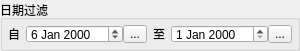
<?xml version="1.0" encoding="UTF-8"?>
<ui version="4.0">
 <author>Tim Kuo</author>
 <class>DateBoxClass</class>
 <widget class="QWidget" name="DateBoxClass">
  <property name="geometry">
   <rect>
    <x>0</x>
    <y>0</y>
    <width>300</width>
    <height>51</height>
   </rect>
  </property>
  <property name="minimumSize">
   <size>
    <width>300</width>
    <height>51</height>
   </size>
  </property>
  <property name="maximumSize">
   <size>
    <width>300</width>
    <height>51</height>
   </size>
  </property>
  <property name="windowTitle">
   <string>DateBox</string>
  </property>
  <layout class="QVBoxLayout" name="verticalLayout">
   <property name="margin">
    <number>0</number>
   </property>
   <item>
    <widget class="QGroupBox" name="DateGroupBox">
     <property name="sizePolicy">
      <sizepolicy hsizetype="Minimum" vsizetype="Minimum">
       <horstretch>0</horstretch>
       <verstretch>0</verstretch>
      </sizepolicy>
     </property>
     <property name="title">
      <string>日期过滤</string>
     </property>
     <layout class="QHBoxLayout" name="horizontalLayout_4" stretch="0,10,0,10">
      <property name="margin">
       <number>5</number>
      </property>
      <item>
       <widget class="QLabel" name="fromLabel_2">
        <property name="text">
         <string>自</string>
        </property>
        <property name="alignment">
         <set>Qt::AlignCenter</set>
        </property>
        <property name="buddy">
         <cstring>fromDate</cstring>
        </property>
       </widget>
      </item>
      <item>
       <layout class="QHBoxLayout" name="horizontalLayout_2" stretch="0,0">
        <property name="spacing">
         <number>0</number>
        </property>
        <item>
         <widget class="QDateEdit" name="fromDate">
          <property name="date">
           <date>
            <year>2000</year>
            <month>1</month>
            <day>6</day>
           </date>
          </property>
         </widget>
        </item>
        <item>
         <widget class="QToolButton" name="fromToolButton">
          <property name="text">
           <string>...</string>
          </property>
          <property name="icon">
           <iconset resource="../Cosmetic/Cosmetic.qrc">
            <normaloff>:/common/Resources/1downarrow.png</normaloff>:/common/Resources/1downarrow.png</iconset>
          </property>
          <property name="iconSize">
           <size>
            <width>18</width>
            <height>18</height>
           </size>
          </property>
          <property name="checkable">
           <bool>true</bool>
          </property>
          <property name="checked">
           <bool>false</bool>
          </property>
          <property name="toolButtonStyle">
           <enum>Qt::ToolButtonIconOnly</enum>
          </property>
         </widget>
        </item>
       </layout>
      </item>
      <item>
       <widget class="QLabel" name="toLabel_2">
        <property name="text">
         <string>至</string>
        </property>
        <property name="alignment">
         <set>Qt::AlignCenter</set>
        </property>
        <property name="buddy">
         <cstring>toDate</cstring>
        </property>
       </widget>
      </item>
      <item>
       <layout class="QHBoxLayout" name="horizontalLayout_3" stretch="0,0">
        <property name="spacing">
         <number>0</number>
        </property>
        <item>
         <widget class="QDateEdit" name="toDate">
          <property name="date">
           <date>
            <year>2000</year>
            <month>1</month>
            <day>1</day>
           </date>
          </property>
         </widget>
        </item>
        <item>
         <widget class="QToolButton" name="toToolButton">
          <property name="text">
           <string>...</string>
          </property>
          <property name="icon">
           <iconset resource="../Cosmetic/Cosmetic.qrc">
            <normaloff>:/common/Resources/1downarrow.png</normaloff>:/common/Resources/1downarrow.png</iconset>
          </property>
          <property name="iconSize">
           <size>
            <width>18</width>
            <height>18</height>
           </size>
          </property>
          <property name="checkable">
           <bool>true</bool>
          </property>
          <property name="checked">
           <bool>false</bool>
          </property>
          <property name="toolButtonStyle">
           <enum>Qt::ToolButtonIconOnly</enum>
          </property>
         </widget>
        </item>
       </layout>
      </item>
     </layout>
    </widget>
   </item>
  </layout>
 </widget>
 <resources>
  <include location="../Cosmetic/Cosmetic.qrc"/>
 </resources>
 <connections>
  <connection>
   <sender>fromDate</sender>
   <signal>dateChanged(QDate)</signal>
   <receiver>DateBoxClass</receiver>
   <slot>fromDateChanged(QDate)</slot>
   <hints>
    <hint type="sourcelabel">
     <x>71</x>
     <y>36</y>
    </hint>
    <hint type="destinationlabel">
     <x>229</x>
     <y>50</y>
    </hint>
   </hints>
  </connection>
  <connection>
   <sender>toDate</sender>
   <signal>dateChanged(QDate)</signal>
   <receiver>DateBoxClass</receiver>
   <slot>toDateChanged(QDate)</slot>
   <hints>
    <hint type="sourcelabel">
     <x>251</x>
     <y>37</y>
    </hint>
    <hint type="destinationlabel">
     <x>347</x>
     <y>50</y>
    </hint>
   </hints>
  </connection>
  <connection>
   <sender>fromToolButton</sender>
   <signal>toggled(bool)</signal>
   <receiver>DateBoxClass</receiver>
   <slot>fromButtonToggled(bool)</slot>
   <hints>
    <hint type="sourcelabel">
     <x>145</x>
     <y>43</y>
    </hint>
    <hint type="destinationlabel">
     <x>260</x>
     <y>50</y>
    </hint>
   </hints>
  </connection>
  <connection>
   <sender>toToolButton</sender>
   <signal>toggled(bool)</signal>
   <receiver>DateBoxClass</receiver>
   <slot>toButtonToggled(bool)</slot>
   <hints>
    <hint type="sourcelabel">
     <x>292</x>
     <y>43</y>
    </hint>
    <hint type="destinationlabel">
     <x>348</x>
     <y>50</y>
    </hint>
   </hints>
  </connection>
 </connections>
 <slots>
  <slot>fromDateChanged(QDate)</slot>
  <slot>toDateChanged(QDate)</slot>
  <slot>fromButtonToggled(bool)</slot>
  <slot>toButtonToggled(bool)</slot>
  <slot>moveCalendar()</slot>
 </slots>
</ui>
